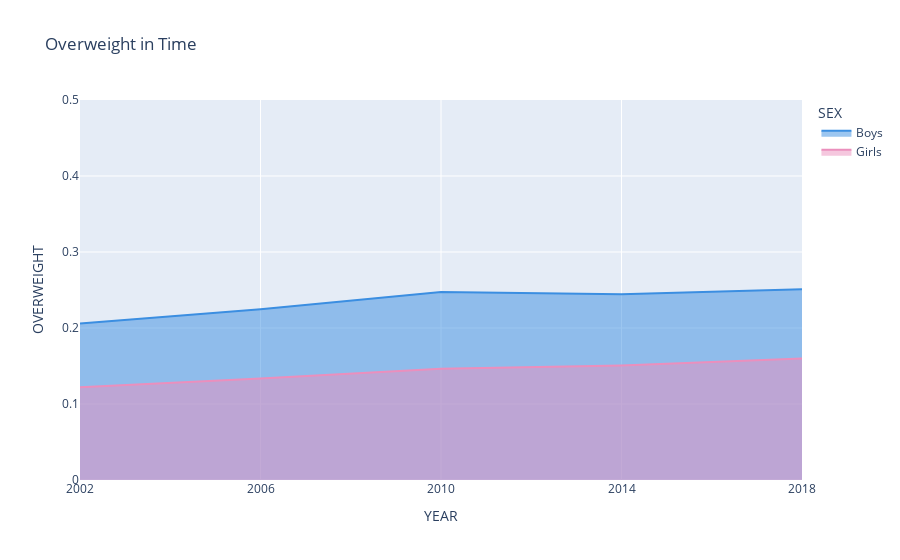

Notebook code cell kept with this figure:
### Markdown cell above
### GRAPH 1
### Overweight in Time: Boys vs Girls
Story: Nadvaha roste, je to problem, kluci jsou na tom hur nez holky.

### Code cell
### Graph1 
### OVERVIEW OVERWEIGHT IN TIME Boys vs Girls
# Nejdriv zafiltrovat sloupce - az pak dolu
df_filter = df.groupby(["YEAR", "SEX"], as_index=False)["OVERWEIGHT"].mean()

# Zadani df, columns (pripadne uz zafiltrovane) na osy, nazev grafu

df_filter['SEX'] = df_filter['SEX'].map({2: 'Girls', 1: 'Boys'})
colors = {'Girls': "#eb8fbd", # pink
'Boys': "#3b8ee1"} # blue

fig = px.line(df_filter, y="OVERWEIGHT", x="YEAR", title="Overweight in Time", color="SEX", color_discrete_map=colors)
fig.update_yaxes(range=[0, 0.5])
fig.update_xaxes(tickvals=[2002, 2006, 2010, 2014, 2018])
fig.update_traces(fill="tozeroy")
fig.show()

### Figure 1 — Plotly figure (JSON) as saved in the notebook; plotly's stock layout.template omitted (floating-point values rounded to 4 significant figures)
{"data": [{"fill": "tozeroy", "hovertemplate": "SEX=Boys<br>YEAR=%{x}<br>OVERWEIGHT=%{y}<extra></extra>", "legendgroup": "Boys", "line": {"color": "#3b8ee1", "dash": "solid"}, "marker": {"symbol": "circle"}, "mode": "lines", "name": "Boys", "orientation": "v", "showlegend": true, "type": "scatter", "x": [2002, 2006, 2010, 2014, 2018], "xaxis": "x", "y": [0.2059, 0.2248, 0.2474, 0.2446, 0.251], "yaxis": "y"}, {"fill": "tozeroy", "hovertemplate": "SEX=Girls<br>YEAR=%{x}<br>OVERWEIGHT=%{y}<extra></extra>", "legendgroup": "Girls", "line": {"color": "#eb8fbd", "dash": "solid"}, "marker": {"symbol": "circle"}, "mode": "lines", "name": "Girls", "orientation": "v", "showlegend": true, "type": "scatter", "x": [2002, 2006, 2010, 2014, 2018], "xaxis": "x", "y": [0.1219, 0.1336, 0.1465, 0.1506, 0.1598], "yaxis": "y"}], "layout": {"legend": {"title": {"text": "SEX"}, "tracegroupgap": 0}, "title": {"text": "Overweight in Time"}, "xaxis": {"anchor": "y", "domain": [0, 1], "tickvals": [2002, 2006, 2010, 2014, 2018], "title": {"text": "YEAR"}}, "yaxis": {"anchor": "x", "domain": [0, 1], "range": [0, 0.5], "title": {"text": "OVERWEIGHT"}}}}
